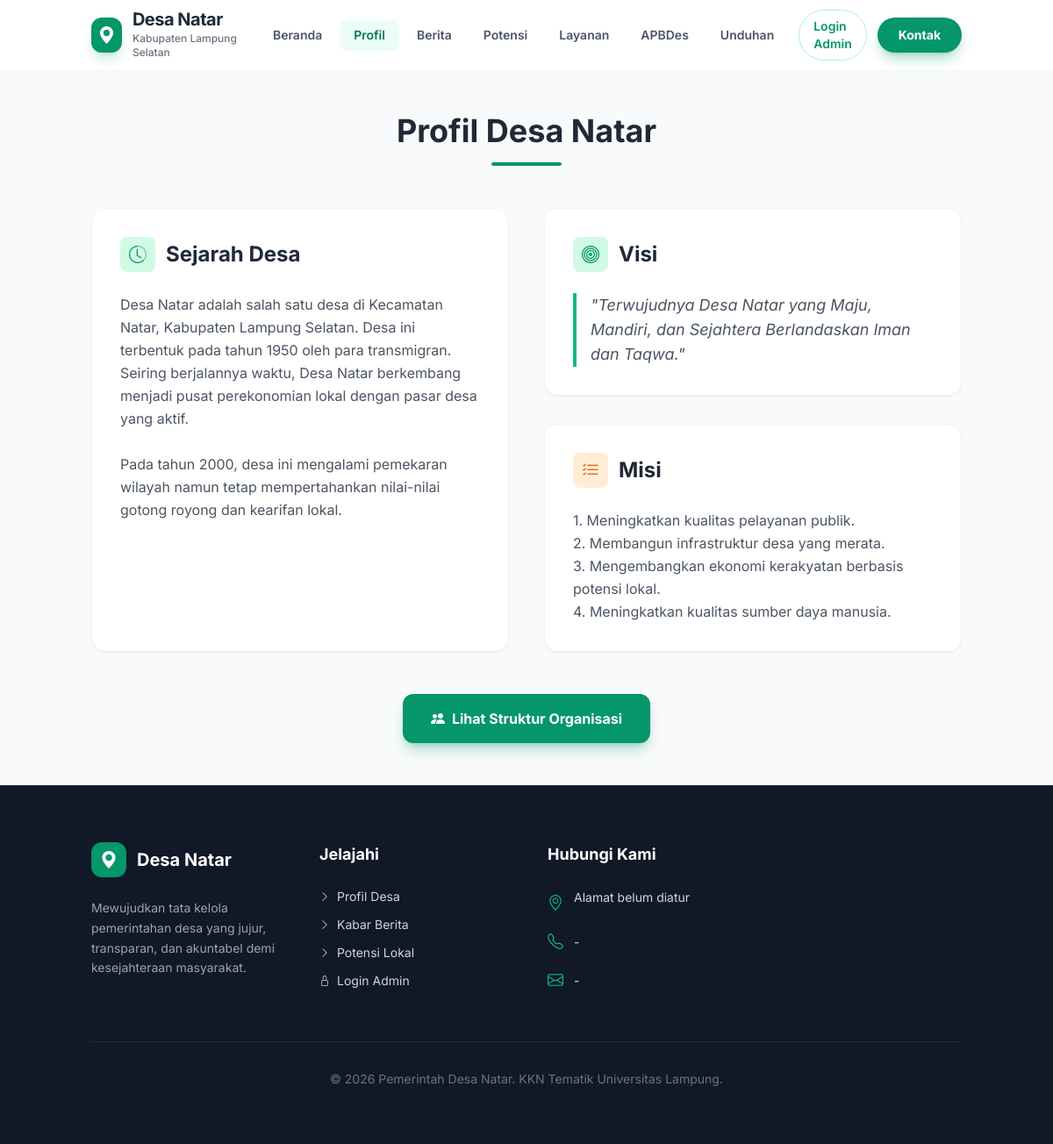
The page /Website-Desa-Natar2/profil.php on the database its author committed.
### tables this page shows
CREATE TABLE site_settings (
    id INT AUTO_INCREMENT PRIMARY KEY,
    judul_website VARCHAR(255) DEFAULT 'Desa Natar',
    tagline VARCHAR(255),
    logo VARCHAR(255),
    favicon VARCHAR(255)
);

CREATE TABLE profil (
    id INT AUTO_INCREMENT PRIMARY KEY,
    sejarah TEXT,
    visi TEXT,
    misi TEXT,
    populasi INT DEFAULT 0,
    luas_wilayah VARCHAR(50),
    batas_utara VARCHAR(100),
    batas_selatan VARCHAR(100),
    batas_timur VARCHAR(100),
    batas_barat VARCHAR(100),
    peta_lokasi_iframe TEXT
);

### Website-Desa-Natar2/profil.php (the view, shortened to what this page needs)
<?php
require 'includes/header.php';
$q_profil = mysqli_query($conn, "SELECT * FROM profil LIMIT 1");
$profil = mysqli_fetch_assoc($q_profil);
?>
<div class="bg-gray-50 py-12">
    <div class="container mx-auto px-4">
        <div class="text-center mb-12">
            <h1 class="text-3xl md:text-4xl font-bold text-gray-800 mb-4">Profil Desa Natar</h1>
            <div class="w-20 h-1 bg-emerald-600 mx-auto rounded-full"></div>
        </div>
        <div class="grid grid-cols-1 lg:grid-cols-2 gap-10 mb-12">
            <div class="bg-white p-8 rounded-2xl shadow-sm border border-gray-100">
                <div class="flex items-center gap-3 mb-6">
                    <div class="w-10 h-10 bg-emerald-100 text-emerald-600 rounded-lg flex items-center justify-center"><i class="bi bi-clock-history text-xl"></i></div>
                    <h2 class="text-2xl font-bold text-gray-800">Sejarah Desa</h2>
                </div>
                <div class="prose text-gray-600 leading-relaxed">
                    <?= nl2br(htmlspecialchars($profil['sejarah'])); ?>
                </div>
            </div>
            <div class="space-y-8">
                <div class="bg-white p-8 rounded-2xl shadow-sm border border-gray-100">
                    <div class="flex items-center gap-3 mb-6">
                        <div class="w-10 h-10 bg-emerald-100 text-emerald-600 rounded-lg flex items-center justify-center"><i class="bi bi-bullseye text-xl"></i></div>
                        <h2 class="text-2xl font-bold text-gray-800">Visi</h2>
                    </div>
                    <p class="text-gray-600 italic text-lg border-l-4 border-emerald-500 pl-4">
                        "<?= htmlspecialchars($profil['visi']); ?>"
                    </p>
                </div>
                <div class="bg-white p-8 rounded-2xl shadow-sm border border-gray-100">
                    <div class="flex items-center gap-3 mb-6">
                        <div class="w-10 h-10 bg-orange-100 text-orange-600 rounded-lg flex items-center justify-center"><i class="bi bi-list-check text-xl"></i></div>
                        <h2 class="text-2xl font-bold text-gray-800">Misi</h2>
                    </div>
                    <div class="text-gray-600 leading-relaxed">
                        <?= nl2br(htmlspecialchars($profil['misi'])); ?>
                    </div>
                </div>
            </div>
        </div>
        <div class="text-center">
            <a href="struktur-organisasi.php" class="inline-flex items-center gap-2 bg-emerald-600 text-white px-8 py-4 rounded-xl font-bold hover:bg-emerald-700 transition shadow-lg shadow-emerald-600/30">
                <i class="bi bi-people-fill"></i> Lihat Struktur Organisasi
            </a>
        </div>
    </div>
</div>
<?php require 'includes/footer.php'; ?>

### Website-Desa-Natar2/includes/header.php (shortened to what this page needs)
<?php
require_once __DIR__ . '/../config/db.php';
$settings = ['judul_website' => 'Desa Natar', 'tagline' => 'Website Resmi Pemerintah Desa'];
$q_set = mysqli_query($conn, "SELECT * FROM site_settings LIMIT 1");
if ($q_set && mysqli_num_rows($q_set) > 0) {
    $settings = mysqli_fetch_assoc($q_set);
}
?>
<!DOCTYPE html>
<html lang="id" class="scroll-smooth">
<head>
    <script src="https://cdn.tailwindcss.com"></script>
    <link rel="stylesheet" href="https://cdn.jsdelivr.net/npm/bootstrap-icons@1.11.0/font/bootstrap-icons.css">
</head>
<body class="bg-gray-50 flex flex-col min-h-screen">
    <nav class="bg-white sticky top-0 z-50 border-b border-gray-100 shadow-sm/50 backdrop-blur-md bg-white/90">
        <div class="container mx-auto px-4">
            <div class="flex justify-between items-center h-20">
                <a href="index.php" class="flex items-center gap-3 group">
                    <div class="w-10 h-10 bg-emerald-600 rounded-xl flex items-center justify-center text-white shadow-lg shadow-emerald-600/20 group-hover:scale-105 transition duration-300">
                        <i class="bi bi-geo-alt-fill text-xl"></i>
                    </div>
                    <div>
                        <h1 class="font-bold text-xl text-gray-800 leading-none tracking-tight"><?= $settings['judul_website']; ?></h1>
                        <p class="text-xs text-gray-500 mt-1 font-medium">Kabupaten Lampung Selatan</p>
                    </div>
                </a>
                <div class="hidden lg:flex items-center gap-1">
                    <?php
                    $menu = [
                        'index.php' => 'Beranda',
                        'profil.php' => 'Profil',
                        'berita.php' => 'Berita',
                        'potensi.php' => 'Potensi',
                        'layanan.php' => 'Layanan',
                        'apbdesa.php' => 'APBDes',
                        'unduhan.php' => 'Unduhan'
                    ];
                    $current_page = basename($_SERVER['PHP_SELF']);
                    foreach ($menu as $link => $label) {
                        $active = ($current_page == $link) ? 'text-emerald-700 bg-emerald-50 font-bold' : 'text-gray-600 hover:text-emerald-600 hover:bg-emerald-50';
                        echo "<a href=\"$link\" class=\"px-4 py-2 text-sm font-semibold rounded-lg transition $active\">$label</a>";
                    }
                    ?>
                    <a href="admin/login.php" class="ml-2 px-4 py-2 text-sm font-semibold text-emerald-600 hover:text-emerald-800 transition border border-emerald-200 rounded-full hover:bg-emerald-50">Login Admin</a>
                    <a href="kontak.php" class="ml-2 px-6 py-2.5 text-sm font-bold text-white bg-emerald-600 rounded-full hover:bg-emerald-700 shadow-lg shadow-emerald-600/30 transition transform hover:-translate-y-0.5">Kontak</a>
                </div>
            </div>
        </div>
    </nav>

### Website-Desa-Natar2/includes/header.php (style rules this page uses)
body { font-family: 'Inter', sans-serif; }

### rows shown on the page
site_settings: judul_website "Desa Natar"
profil: sejarah "Desa Natar adalah salah satu desa di Kecamatan Natar, Kabupaten Lampung Selatan. Desa ini terbentuk pada tahun 1950 oleh para transmigran. Seiring berjalannya waktu, Desa Natar berkembang menjadi pusat perekonomian lokal dengan pasar desa yang aktif. Pada tahun 2000, desa ini mengalami pemekaran wilayah namun tetap mempertahankan nilai-nilai gotong royong dan kearifan lokal.", visi "Terwujudnya Desa Natar yang Maju, Mandiri, dan Sejahtera Berlandaskan Iman dan Taqwa.", misi "1. Meningkatkan kualitas pelayanan publik. 2. Membangun infrastruktur desa yang merata. 3. Mengembangkan ekonomi kerakyatan berbasis potensi lokal. 4. Meningkatkan kualitas sumber daya manusia."

### other values the page prints
$label "Beranda"
$label "Profil"
$label "Berita"
$label "Potensi"
$label "Layanan"
$label "APBDes"
$label "Unduhan"
$contact['alamat'] "Alamat belum diatur"
$contact['telepon'] "-"
$contact['email'] "-"
